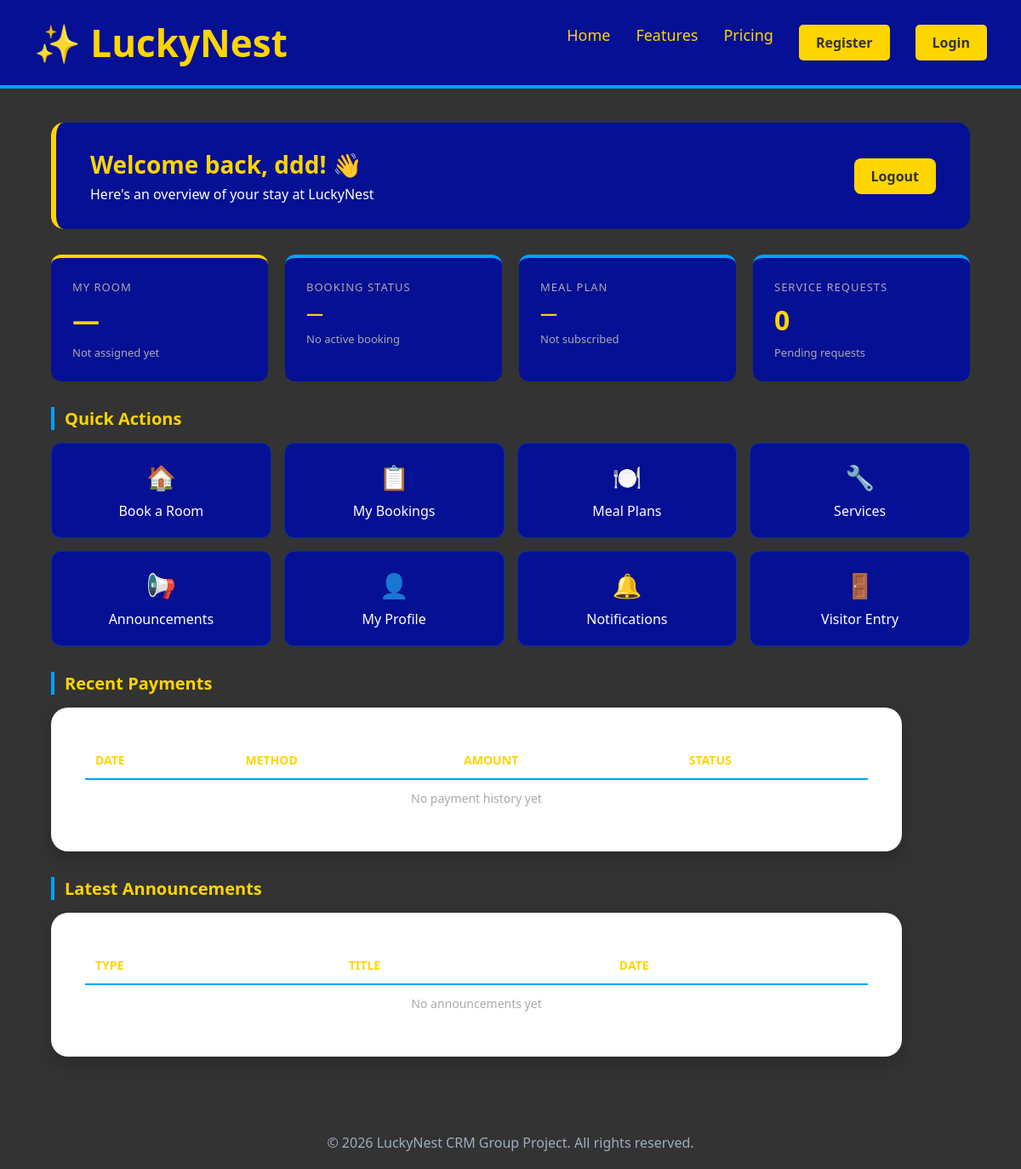
Before: /dashboard (signed in) with the older database file.
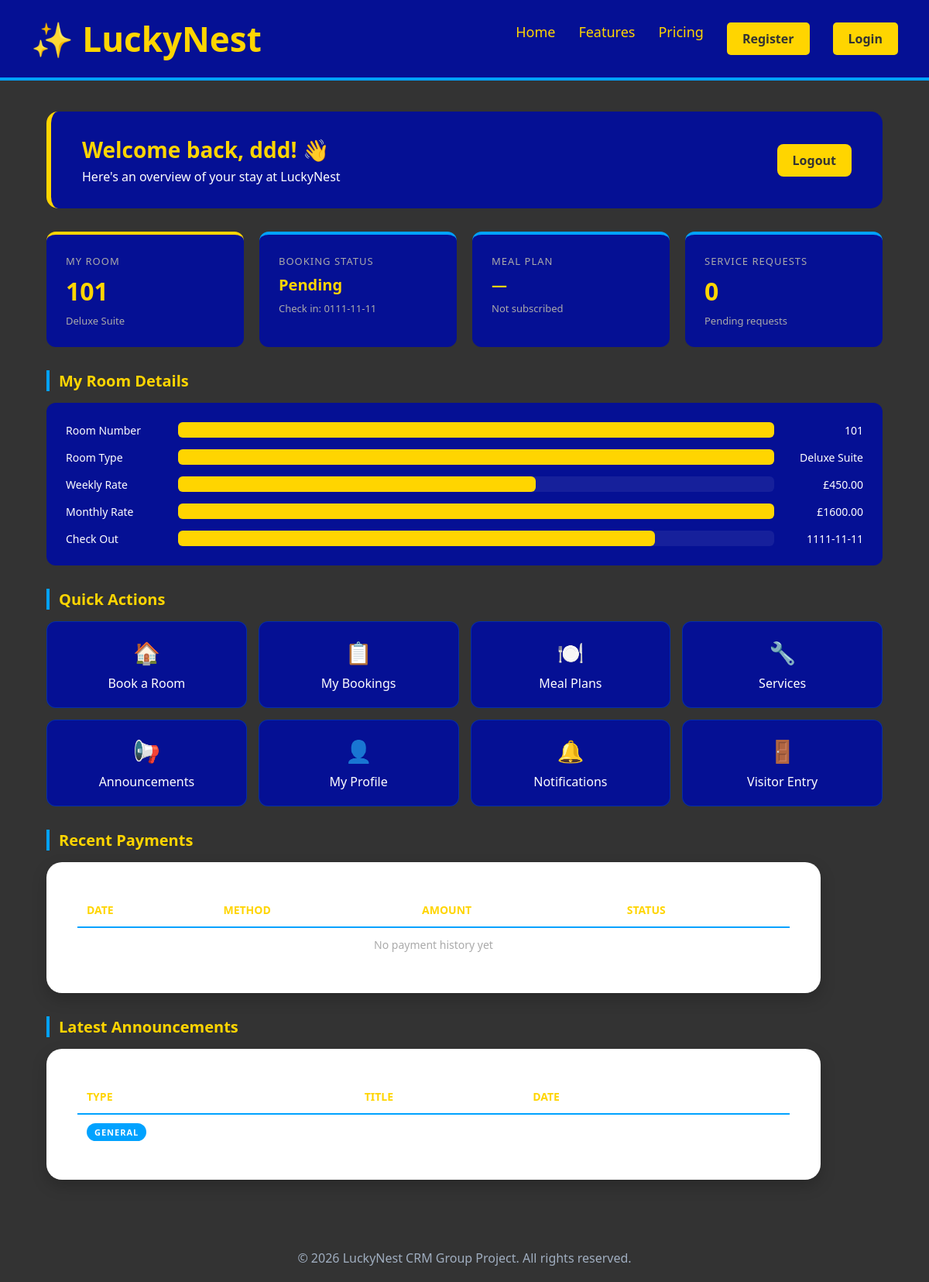
After: the same page with the newer database file.
### tables this page shows
CREATE TABLE Room (
        RoomID INTEGER PRIMARY KEY AUTOINCREMENT,
        RoomNo VARCHAR(10) NOT NULL,
        FloorLevel VARCHAR(10) NOT NULL,
        RoomType VARCHAR(20) NOT NULL,
        WeeklyRate DECIMAL(10,2) NOT NULL,
        MonthlyRate DECIMAL(10,2) NOT NULL,
        SecurityDeposit DECIMAL(10,2),
        IsAvailable TEXT NOT NULL DEFAULT 1
    );

CREATE TABLE Booking (
        BookingID INTEGER PRIMARY KEY AUTOINCREMENT,
        GuestID INT NOT NULL,
        RoomID INT NOT NULL,
        BookingDate DATETIME NOT NULL DEFAULT CURRENT_TIMESTAMP,
        CheckInDate DATE NOT NULL,
        CheckOutDate DATE NOT NULL,
        Status VARCHAR(20) NOT NULL,
        TotalAmount DECIMAL(10,2),
        SecurityDepositPaid TEXT DEFAULT 0,
        FOREIGN KEY (GuestID) REFERENCES Guest(GuestID),
        FOREIGN KEY (RoomID) REFERENCES Room(RoomID)
    );

CREATE TABLE Announcement (
        AnnouncementID INTEGER PRIMARY KEY AUTOINCREMENT,
        Title VARCHAR(150) NOT NULL,
        AnnouncementType VARCHAR(30) NOT NULL,
        AnnouncementDate DATETIME NOT NULL,
        Description TEXT NOT NULL
    );

### app.py (the view, shortened to what this page needs)
@app.route('/dashboard')
def dashboard():
    if 'user_id' not in session:
        return redirect(url_for('login'))
    conn = get_db()
    cursor = conn.cursor()
    cursor.execute('''
        SELECT b.BookingID, b.CheckInDate, b.CheckOutDate, b.Status,
               r.RoomNo, r.RoomType, r.MonthlyRate, r.WeeklyRate
        FROM Booking b
        JOIN Room r ON b.RoomID = r.RoomID
        JOIN Guest g ON b.GuestID = g.GuestID
        WHERE g.UserID = ?
        ORDER BY b.BookingID DESC LIMIT 1
    ''', (session['user_id'],))
    booking = cursor.fetchone()
    cursor.execute('''
        SELECT p.PaymentDate, p.Amount, p.PayMethod, p.Status
        FROM Payment p
        JOIN Guest g ON p.GuestID = g.GuestID
        WHERE g.UserID = ?
        ORDER BY p.PaymentDate DESC LIMIT 5
    ''', (session['user_id'],))
    recent_payments = cursor.fetchall()
    cursor.execute('''
        SELECT COUNT(*) FROM ServiceRequest sr
        JOIN Guest g ON sr.GuestID = g.GuestID
        WHERE g.UserID = ? AND sr.Status = 'Pending'
    ''', (session['user_id'],))
    active_requests = cursor.fetchone()[0]
    cursor.execute('''
        SELECT mp.PlanName, ms.Status
        FROM MealSubscription ms
        JOIN MealPlan mp ON ms.PlanID = mp.PlanID
        JOIN Guest g ON ms.GuestID = g.GuestID
        WHERE g.UserID = ? AND ms.Status = 'Active'
        LIMIT 1
    ''', (session['user_id'],))
    meal_plan = cursor.fetchone()
    cursor.execute('''
        SELECT * FROM Announcement ORDER BY AnnouncementDate DESC LIMIT 3
    ''')
    latest_announcements = cursor.fetchall()
    conn.close()
    return render_template('dashboard.html',
        booking=booking,
        recent_payments=recent_payments,
        active_requests=active_requests,
        meal_plan=meal_plan,
        latest_announcements=latest_announcements
    )

### database.py (called while the page is built)
def get_db():
    conn = sqlite3.connect('luckynest.db')
    conn.row_factory = sqlite3.Row
    return conn

### templates/dashboard.html (shortened to what this page needs)
{% extends "base.html" %}
{% block content %}
<div class="dashboard-wrapper">
    <div class="dashboard-banner">
        <div>
            <h1>Welcome back, {{ session['user_name'] }}! 👋</h1>
            <p>Here's an overview of your stay at LuckyNest</p>
        </div>
        <a href="{{ url_for('logout') }}" class="btn-logout">Logout</a>
    </div>
    <div class="kpi-grid">
        <div class="kpi-card highlight">
            <span class="kpi-label">My Room</span>
            <span class="kpi-value">
                {% if booking %}{{ booking.RoomNo }}{% else %}—{% endif %}
            </span>
            <span class="kpi-sub">
                {% if booking %}{{ booking.RoomType }}{% else %}Not assigned yet{% endif %}
            </span>
        </div>
        <div class="kpi-card">
            <span class="kpi-label">Booking Status</span>
            <span class="kpi-value" style="font-size:20px;">
                {% if booking %}{{ booking.Status }}{% else %}—{% endif %}
            </span>
            <span class="kpi-sub">
                {% if booking %}Check in: {{ booking.CheckInDate }}{% else %}No active booking{% endif %}
            </span>
        </div>
        <div class="kpi-card">
            <span class="kpi-label">Meal Plan</span>
            <span class="kpi-value" style="font-size:20px;">
                {% if meal_plan %}{{ meal_plan.PlanName }}{% else %}—{% endif %}
            </span>
            <span class="kpi-sub">
                {% if meal_plan %}{{ meal_plan.Status }}{% else %}Not subscribed{% endif %}
            </span>
        </div>
        <div class="kpi-card">
            <span class="kpi-label">Service Requests</span>
            <span class="kpi-value">{{ active_requests }}</span>
            <span class="kpi-sub">Pending requests</span>
        </div>
    </div>
    {% if booking %}
    <div class="section-title">My Room Details</div>
    <div class="revenue-grid">
        <div class="revenue-row">
            <span class="rev-label">Room Number</span>
            <div class="rev-bar-wrap"><div class="rev-bar" style="width:100%"></div></div>
            <span class="rev-amount">{{ booking.RoomNo }}</span>
        </div>
        <div class="revenue-row">
            <span class="rev-label">Room Type</span>
            <div class="rev-bar-wrap"><div class="rev-bar" style="width:100%"></div></div>
            <span class="rev-amount">{{ booking.RoomType }}</span>
        </div>
        <div class="revenue-row">
            <span class="rev-label">Weekly Rate</span>
            <div class="rev-bar-wrap"><div class="rev-bar" style="width:60%"></div></div>
            <span class="rev-amount">£{{ "%.2f"|format(booking.WeeklyRate) }}</span>
        </div>
        <div class="revenue-row">
            <span class="rev-label">Monthly Rate</span>
            <div class="rev-bar-wrap"><div class="rev-bar" style="width:100%"></div></div>
            <span class="rev-amount">£{{ "%.2f"|format(booking.MonthlyRate) }}</span>
        </div>
        <div class="revenue-row">
            <span class="rev-label">Check Out</span>
            <div class="rev-bar-wrap"><div class="rev-bar" style="width:80%"></div></div>
            <span class="rev-amount">{{ booking.CheckOutDate }}</span>
        </div>
    </div>
    {% endif %}
    <div class="section-title">Quick Actions</div>
    <div class="actions-grid">
        <a href="{{ url_for('book_room') }}" class="action-card">
            <span class="action-icon">🏠</span>
            <span>Book a Room</span>
        </a>
        <a href="{{ url_for('bookings') }}" class="action-card">
            <span class="action-icon">📋</span>
            <span>My Bookings</span>
        </a>
        <a href="{{ url_for('meal_plans') }}" class="action-card">
            <span class="action-icon">🍽️</span>
            <span>Meal Plans</span>
        </a>
        <a href="{{ url_for('request_service') }}" class="action-card">
            <span class="action-icon">🔧</span>
            <span>Services</span>
        </a>
        <a href="{{ url_for('announcements') }}" class="action-card">
            <span class="action-icon">📢</span>
            <span>Announcements</span>
        </a>
        <a href="{{ url_for('my_profile') }}" class="action-card">
            <span class="action-icon">👤</span>
            <span>My Profile</span>
        </a>
        <a href="{{ url_for('notifications') }}" class="action-card">
            <span class="action-icon">🔔</span>
            <span>Notifications</span>
        </a>
        <a href="{{ url_for('visitor_entry') }}" class="action-card">
            <span class="action-icon">🚪</span>
            <span>Visitor Entry</span>
        </a>
    </div>
    <div class="section-title">Recent Payments</div>
    <div class="table-container">
        <table class="dash-table">
            <thead>
                <tr>
                    <th>Date</th>
                    <th>Method</th>
                    <th>Amount</th>
                    <th>Status</th>
                </tr>
            </thead>
            <tbody>
                {% if recent_payments %}
                    {% for payment in recent_payments %}
                    <tr>
                        <td>{{ payment.PaymentDate[:10] }}</td>
                        <td>{{ payment.PayMethod }}</td>
                        <td>£{{ "%.2f"|format(payment.Amount) }}</td>
                        <td>
                            {% if payment.Status == 'Paid' %}
                                <span style="color:#00cc66;">Paid</span>
                            {% elif payment.Status == 'Pending' %}
                                <span style="color:#FFA500;">Pending</span>
                            {% else %}
                                <span style="color:#ff4444;">Overdue</span>
                            {% endif %}
                        </td>
                    </tr>
                    {% endfor %}
                {% else %}
                    <tr>
                        <td colspan="4" style="text-align:center; color:#aaa;">No payment history yet</td>
                    </tr>
                {% endif %}
            </tbody>
        </table>
    </div>
    <div class="section-title">Latest Announcements</div>
    <div class="table-container">
        <table class="dash-table">
            <thead>
                <tr>
                    <th>Type</th>
                    <th>Title</th>
                    <th>Date</th>
                </tr>
            </thead>
            <tbody>
                {% if latest_announcements %}
                    {% for a in latest_announcements %}
                    <tr>
                        <td><span class="announcement-type {{ a.AnnouncementType | lower }}">{{ a.AnnouncementType }}</span></td>
                        <td>{{ a.Title }}</td>
                        <td>{{ a.AnnouncementDate[:10] }}</td>
                    </tr>
                    {% endfor %}
                {% else %}
                    <tr>
                        <td colspan="3" style="text-align:center; color:#aaa;">No announcements yet</td>
                    </tr>
                {% endif %}
            </tbody>
        </table>
    </div>
</div>
{% endblock %}

### templates/base.html (shortened to what this page needs)
<!DOCTYPE html>
<html lang="en">
<head>
    <link rel="stylesheet" href="{{ url_for('static', filename='css/styles.css') }}">
</head>
<body>
    <nav class="navbar">
        <a href="{{ url_for('home') }}" class="logo">✨ LuckyNest</a>
        <div class="nav-links">
            <a href="{{ url_for('home') }}">Home</a>
            <a href="#features">Features</a>
            <a href="#pricing">Pricing</a>
            <a href="{{ url_for('register') }}" class="btn-register">Register</a>
            <a href="{{ url_for('login') }}" class="btn-login">Login</a>
        </div>
    </nav>
    <main>
        {% block content %}
        {% endblock %}
    </main>
    <footer class="footer">
        <p>&copy; 2026 LuckyNest CRM Group Project. All rights reserved.</p>
    </footer>
</body>
</html>

### static/CSS/styles.css (style rules this page uses)
* { margin: 0; padding: 0; box-sizing: border-box; font-family: 'Segoe UI', Tahoma, Geneva, Verdana, sans-serif; }
body { background-color: #333; color: #333; display: flex; flex-direction: column; min-height: 100vh; }
.navbar { color: #FFD500; background-color: #051094; padding: 20px 40px; display: flex; justify-content: space-between; align-items: center; border-bottom: 4px solid #00A2FF; }
.logo { color: #FFD500; font-size: 44px; font-weight: bold; text-decoration: none; }
.nav-links { color:#051094; list-style: none; display: flex; gap: 30px; }
.nav-links a { color: #FFD500; text-decoration: none; font-size: 18px; transition: color 0.3s ease; }
.nav-links .btn-login, .nav-links .btn-register, .btn-primary { background-color: #FFD500; color: #333; padding: 10px 20px; font-size: 16px; font-weight: bold; border: none; border-radius: 5px; cursor: pointer; transition: background-color 0.3s ease, color 0.3s ease; display: inline-block; text-decoration: none; text-align: center; }
.dashboard-wrapper { padding: 40px 5%; color: white; }
.dashboard-banner { background-color: #051094; border-radius: 15px; padding: 30px 40px; display: flex; justify-content: space-between; align-items: center; margin-bottom: 30px; border-left: 6px solid #FFD500; }
.dashboard-banner h1 { color: #FFD500; font-size: 28px; }
.dashboard-banner p { color: white; margin-top: 5px; }
.btn-logout { background-color: #FFD500; color: #333; padding: 10px 20px; border-radius: 8px; text-decoration: none; font-weight: bold; transition: background-color 0.3s; }
.kpi-grid { display: grid; grid-template-columns: repeat(4, 1fr); gap: 20px; margin-bottom: 30px; }
.kpi-card { background-color: #051094; border-radius: 12px; padding: 25px; display: flex; flex-direction: column; gap: 8px; border-top: 4px solid #00A2FF; }
.kpi-card.highlight { border-top: 4px solid #FFD500; }
.kpi-label { color: #aaa; font-size: 13px; text-transform: uppercase; letter-spacing: 1px; }
.kpi-value { color: #FFD500; font-size: 32px; font-weight: bold; }
.kpi-sub { color: #aaa; font-size: 13px; }
.section-title { color: #FFD500; font-size: 20px; font-weight: bold; margin: 30px 0 15px 0; border-left: 4px solid #00A2FF; padding-left: 12px; }
.actions-grid { display: grid; grid-template-columns: repeat(4, 1fr); gap: 15px; margin-bottom: 30px; }
.action-card { background-color: #051094; border-radius: 12px; padding: 20px; text-align: center; text-decoration: none; color: white; display: flex; flex-direction: column; align-items: center; gap: 10px; transition: background-color 0.3s, transform 0.2s; border: 1px solid #00A2FF33; }
.action-icon { font-size: 28px; }
.table-container { background-color: #051094; border-radius: 12px; padding: 20px; margin-bottom: 30px; overflow-x: auto; }
.dash-table { width: 100%; border-collapse: collapse; color: white; }
.dash-table th { color: #FFD500; text-align: left; padding: 12px; border-bottom: 2px solid #00A2FF; font-size: 14px; text-transform: uppercase; }
.dash-table td { padding: 12px; border-bottom: 1px solid #ffffff11; font-size: 14px; }
.revenue-grid { background-color: #051094; border-radius: 12px; padding: 25px; margin-bottom: 30px; display: flex; flex-direction: column; gap: 15px; }
.revenue-row { display: flex; align-items: center; gap: 15px; }
.rev-label { width: 130px; color: white; font-size: 14px; }
.rev-bar-wrap { flex: 1; background-color: #ffffff11; border-radius: 6px; height: 20px; }
.rev-bar { background-color: #FFD500; height: 100%; border-radius: 6px; transition: width 0.5s ease; }
.rev-amount { width: 100px; color: white; font-size: 14px; text-align: right; }
.table-container { background-color: #FFFFFF; border-radius: 20px; padding: 40px; width: 100%; max-width: 1000px; box-shadow: 0 8px 20px rgba(0, 0, 0, 0.2); }
.footer p { color: #A0AEC0; text-align: center; padding: 20px; }
.announcement-type { font-size: 11px; font-weight: bold; padding: 4px 10px; border-radius: 20px; text-transform: uppercase; letter-spacing: 1px; }
.announcement-type.general { background-color: #00A2FF; color: white; }

Changed rows visible on the page:
now on this page (row edited): Room: RoomNo "101", RoomType "Deluxe Suite", WeeklyRate "450.00", MonthlyRate "1600.00"
added Booking: Status "Pending", CheckInDate "0111-11-11", CheckOutDate "1111-11-11"
added Announcement: AnnouncementType "GENERAL"
Other visible differences:
text no longer shown: "— Not assigned yet — No active booking No announcements yet"
text now shown: "Check in: My Room Details Room Number Room Type Weekly Rate £ Monthly Rate £ Check Out"
